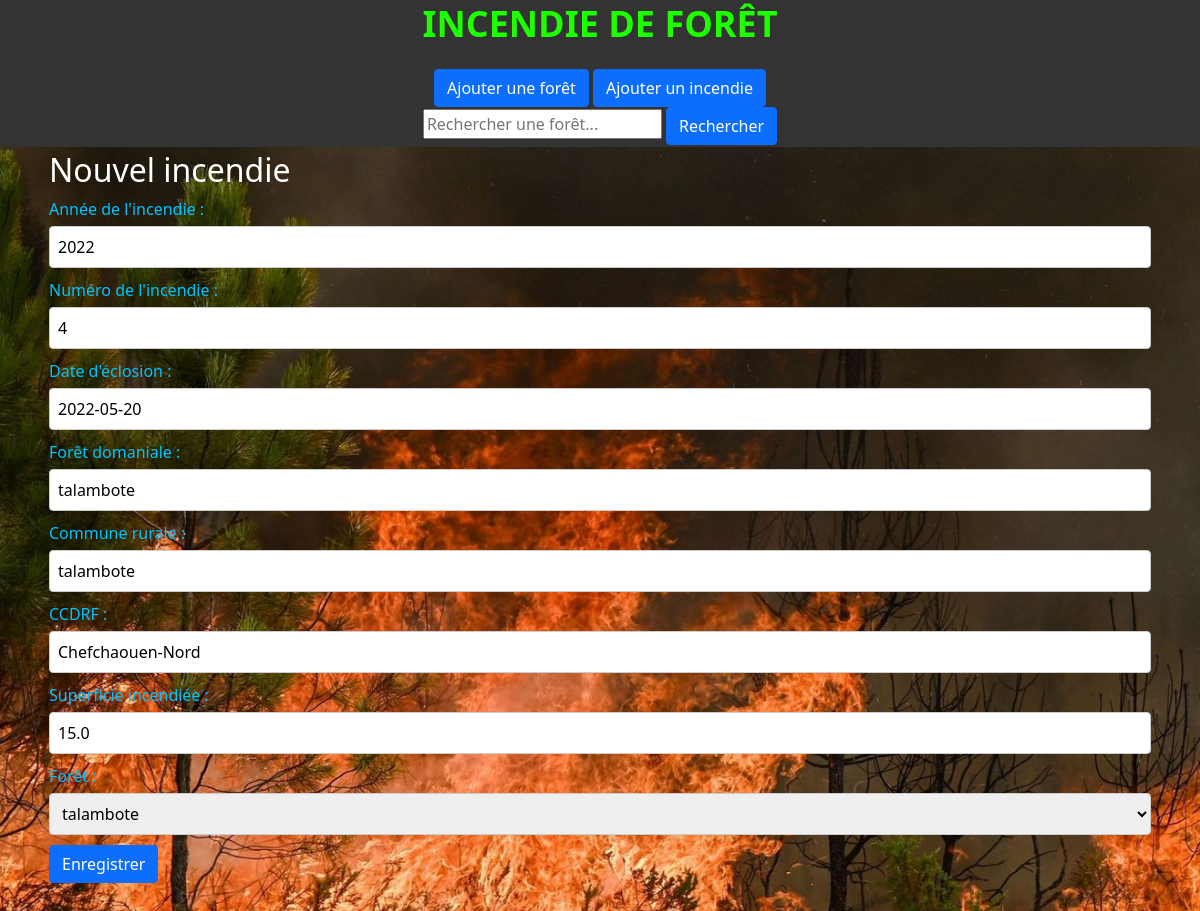
Screenshot of /incendie/5/modifier/ with the database file from the repository.
### incendie_foret/models.py (models this page shows, shortened)
class Incendie(models.Model):
    id_incendie = models.AutoField(primary_key=True)
    annee_incendie = models.IntegerField()
    numero = models.CharField(max_length=100)
    date_eclosion = models.DateField(default=timezone.now)
    foret_domaniale = models.CharField(max_length=100)
    commune_rurale = models.CharField(max_length=100)
    ccdrf = models.CharField(max_length=100)
    superficie_incendiee = models.FloatField()
    id_foret = models.ForeignKey(Foret, on_delete=models.CASCADE)

class Foret(models.Model):
    id_foret = models.AutoField(primary_key=True)
    nom = models.CharField(max_length=100)
    superficie = models.FloatField()
    localisation = models.CharField(max_length=100)
    type = models.CharField(max_length=100)
    densite = models.FloatField()
    def __str__(self):
        return self.nom

### incendie_foret/views.py (the view)
# urls.py: path('incendie/<int:pk>/modifier/', views.modifier_incendie, name='modifier_incendie')
def modifier_incendie(request,pk):
    incendie=get_object_or_404(Incendie, pk=pk)
    if request.method =='POST':
        form = IncendieForm(request.POST, instance=incendie)
        if form.is_valid():
            form.save()
            return redirect('incendie_foret_detail',pk=pk)
    else:
        form= IncendieForm(instance=incendie)
    context={'form':form}
    return render(request, 'incendie_foret/nouveau_incendie.html',context)

### incendie_foret/forms.py
class IncendieForm(forms.ModelForm):
  class Meta:
    model=Incendie
    fields = ('annee_incendie', 'numero', 'date_eclosion', 'foret_domaniale', 'commune_rurale', 'ccdrf', 'superficie_incendiee','id_foret')

### incendie_foret/templates/incendie_foret/nouveau_incendie.html (shortened to what this page needs)
{% extends 'incendie_foret/base.html' %}
{% block content %}
    <h2 class="white-text">Nouvel incendie</h2>
    <form method="POST" class="inline-form">
        <div class="form-group">
            <label class="blue-text" for="annee_incendie">Année de l'incendie :</label>
            {{ form.annee_incendie }}
        </div>
        <div class="form-group">
            <label class="blue-text" for="numero">Numéro de l'incendie :</label>
            {{ form.numero }}
        </div>
        <div class="form-group">
            <label class="blue-text" for="date_eclosion">Date d'éclosion :</label>
            {{ form.date_eclosion }}
        </div>
        <div class="form-group">
            <label class="blue-text" for="foret_domaniale">Forêt domaniale :</label>
            {{ form.foret_domaniale }}
        </div>
        <div class="form-group">
            <label class="blue-text" for="commune_rurale">Commune rurale :</label>
            {{ form.commune_rurale }}
        </div>
        <div class="form-group">
            <label class="blue-text" for="ccdrf">CCDRF :</label>
            {{ form.ccdrf }}
        </div>
        <div class="form-group">
            <label class="blue-text" for="superficie_incendiee">Superficie incendiée :</label>
            {{ form.superficie_incendiee }}
        </div>
        <div class="form-group">
            <label class="blue-text" for="id_foret">Forêt :</label>
            {{ form.id_foret }}
        </div>
        <button class="btn btn-primary" type="submit">Enregistrer</button>
    </form>
{% endblock %}

### incendie_foret/static/css/incendie.css (style rules this page uses)
body { background-image: url("./image/photo_incendie.jpg"); background-size: cover; background-repeat: no-repeat; background-position: center; margin: 0; padding-top: 150px; }
.blue-text { color: #82ff44; }
.white-text { color: #fff; }
.blue-text { color: #00c3ff; }
.form-group { margin-bottom: 10px; }
.form-group label { display: block; margin-bottom: 5px; font-size: 16px; }
.form-group input, .form-group select, .form-group textarea { width: 100%; padding: 8px; font-size: 16px; border: 1px solid #ccc; border-radius: 4px; }

### rows the page displays
Incendie: annee_incendie "2022", numero "4", date_eclosion "2022-05-20", foret_domaniale "talambote", commune_rurale "talambote", ccdrf "Chefchaouen-Nord", superficie_incendiee "15.0"
Foret: id_foret "talambote"
